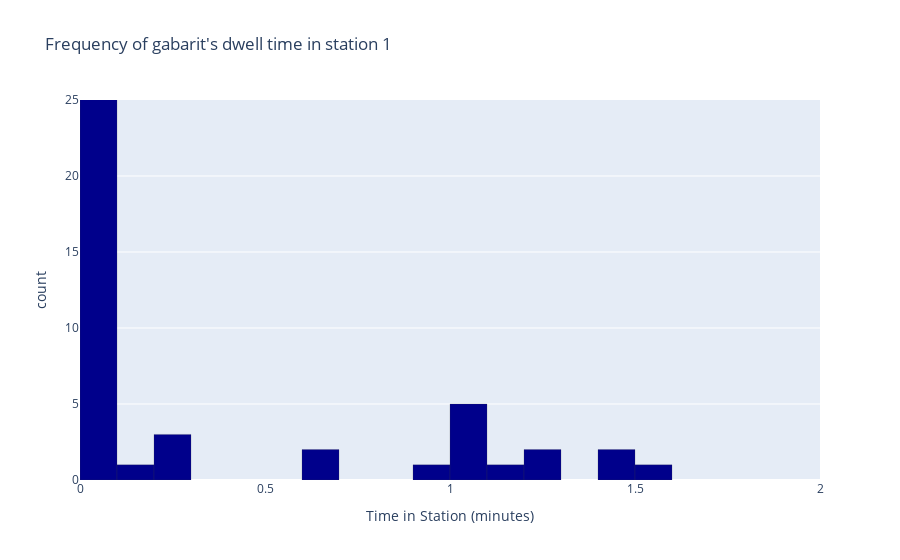
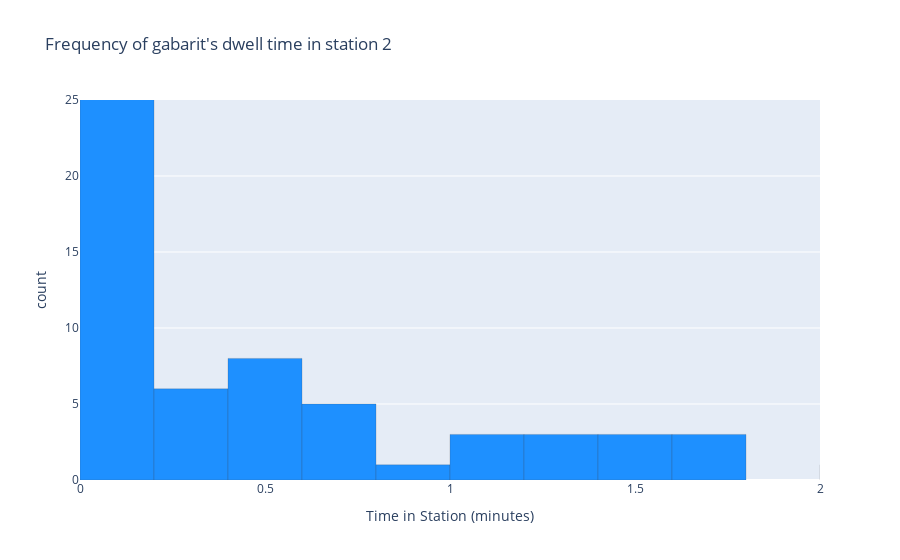
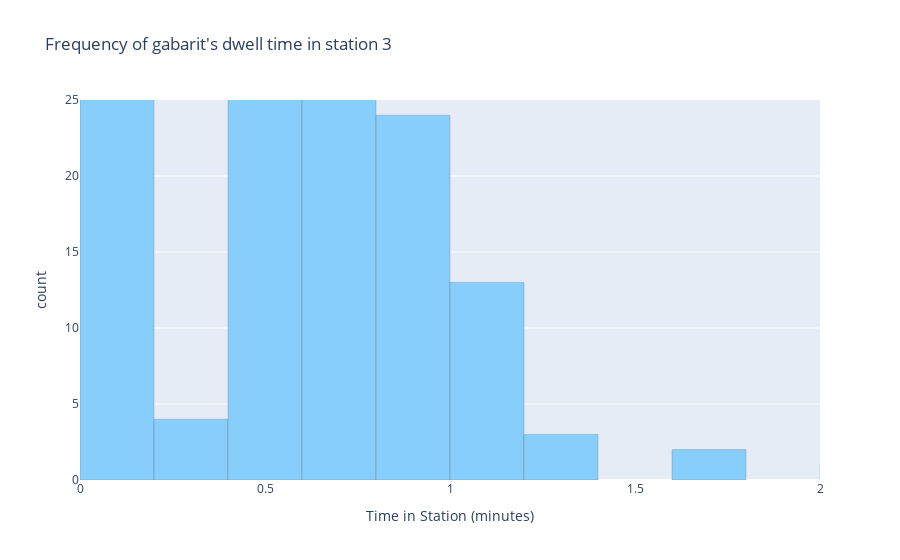

The notebook cell these images were saved under, in order:
### Code cell
plot = 1
display_df = 0
df_in_1 = time_in_station_fun(df1)
df_in_2 = time_in_station_fun(df2)
df_in_3 = time_in_station_fun(df3)

#
df_in_1_filtered = remove_outlier_quart(df_in_1,'time_in_station', quantile = 0.05)
df_in_2_filtered = remove_outlier_quart(df_in_2,'time_in_station', quantile = 0.05)
df_in_3_filtered = remove_outlier_quart(df_in_3,'time_in_station', quantile = 0.11)
#df_in_1_filtered = df_in_1_filtered[df_in_1_filtered!= 1]
#df_in_2_filtered = df_in_2_filtered[df_in_2_filtered!= 1]
#df_in_3_filtered = df_in_3_filtered[df_in_3_filtered!= 1]

if display_df:
    display(df_in_1.loc[0:50])
    display(df_in_2.loc[0:50])
    display(df_in_3.loc[0:50])

if plot:
    #plot_histogram(df_in_1,1)
    plot_histogram(df_in_1_filtered,1,'darkblue')
    #plot_histogram(df_in_2, station)
    plot_histogram(df_in_2_filtered,2,'dodgerblue')
    #plot_histogram(df_in_3,3)
    plot_histogram(df_in_3_filtered,3,'lightskyblue')

### Figure 1 — Plotly figure (JSON) as saved in the notebook; plotly's stock layout.template omitted (floating-point values rounded to 4 significant figures; data arrays with more than 128 entries replaced by an {"elided": "..."} marker saying what was removed)
{"data": [{"alignmentgroup": "True", "bingroup": "x", "hovertemplate": "Time in Station (minutes)=%{x}<br>count=%{y}<extra></extra>", "legendgroup": "", "marker": {"color": "darkblue", "line": {"width": 0.2}, "pattern": {"shape": ""}}, "name": "", "nbinsx": 20, "offsetgroup": "", "orientation": "v", "showlegend": false, "type": "histogram", "x": {"elided": "265 float values"}, "xaxis": "x", "yaxis": "y"}], "layout": {"barmode": "relative", "legend": {"tracegroupgap": 0}, "title": {"text": "Frequency of gabarit's dwell time in station 1"}, "width": 900, "xaxis": {"anchor": "y", "domain": [0, 1], "range": [0, 2], "title": {"text": "Time in Station (minutes)"}}, "yaxis": {"anchor": "x", "domain": [0, 1], "range": [0, 25], "title": {"text": "count"}}}}

### Figure 2 — Plotly figure (JSON) as saved in the notebook; plotly's stock layout.template omitted (floating-point values rounded to 4 significant figures; data arrays with more than 128 entries replaced by an {"elided": "..."} marker saying what was removed)
{"data": [{"alignmentgroup": "True", "bingroup": "x", "hovertemplate": "Time in Station (minutes)=%{x}<br>count=%{y}<extra></extra>", "legendgroup": "", "marker": {"color": "dodgerblue", "line": {"width": 0.2}, "pattern": {"shape": ""}}, "name": "", "nbinsx": 20, "offsetgroup": "", "orientation": "v", "showlegend": false, "type": "histogram", "x": {"elided": "141 float values"}, "xaxis": "x", "yaxis": "y"}], "layout": {"barmode": "relative", "legend": {"tracegroupgap": 0}, "title": {"text": "Frequency of gabarit's dwell time in station 2"}, "width": 900, "xaxis": {"anchor": "y", "domain": [0, 1], "range": [0, 2], "title": {"text": "Time in Station (minutes)"}}, "yaxis": {"anchor": "x", "domain": [0, 1], "range": [0, 25], "title": {"text": "count"}}}}

### Figure 3 — Plotly figure (JSON) as saved in the notebook; plotly's stock layout.template omitted (floating-point values rounded to 4 significant figures; data arrays with more than 128 entries replaced by an {"elided": "..."} marker saying what was removed)
{"data": [{"alignmentgroup": "True", "bingroup": "x", "hovertemplate": "Time in Station (minutes)=%{x}<br>count=%{y}<extra></extra>", "legendgroup": "", "marker": {"color": "lightskyblue", "line": {"width": 0.2}, "pattern": {"shape": ""}}, "name": "", "nbinsx": 20, "offsetgroup": "", "orientation": "v", "showlegend": false, "type": "histogram", "x": {"elided": "195 float values"}, "xaxis": "x", "yaxis": "y"}], "layout": {"barmode": "relative", "legend": {"tracegroupgap": 0}, "title": {"text": "Frequency of gabarit's dwell time in station 3"}, "width": 900, "xaxis": {"anchor": "y", "domain": [0, 1], "range": [0, 2], "title": {"text": "Time in Station (minutes)"}}, "yaxis": {"anchor": "x", "domain": [0, 1], "range": [0, 25], "title": {"text": "count"}}}}
